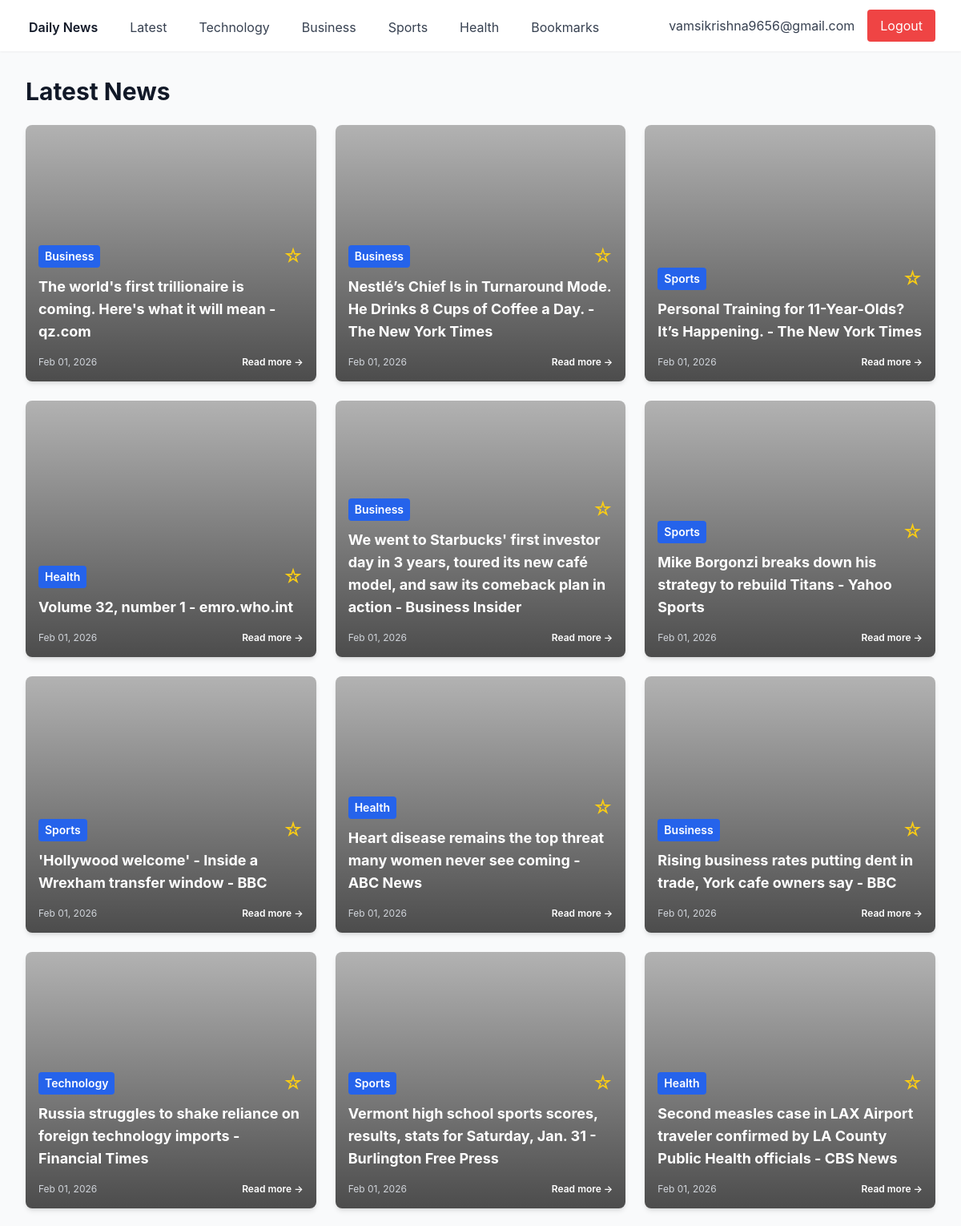
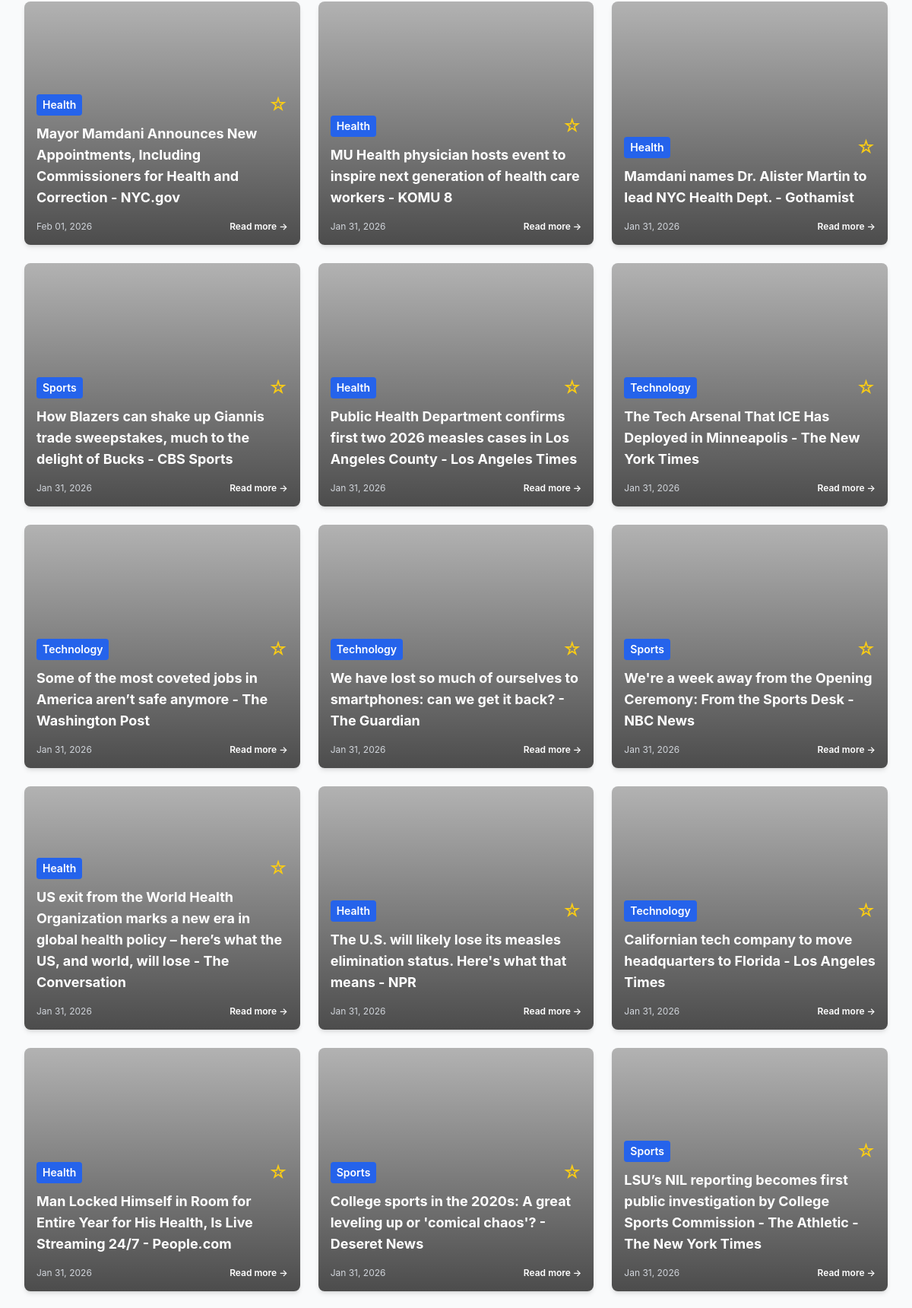
The page / (signed in, upper part) on the database its author committed (2 pictures, top to bottom).
### app/models.py (models this page shows)
class User(Base):
    __tablename__ = "users"
    id = Column(Integer, primary_key=True, index=True)
    email = Column(String, unique=True, index=True)
    password_hash = Column(String)
    created_at = Column(DateTime, default=datetime.utcnow)
    bookmarks = relationship("Bookmark", back_populates="user")

class Article(Base):
    __tablename__ = "articles"
    id = Column(Integer, primary_key=True, index=True)
    title = Column(String)
    summary = Column(Text)
    url = Column(String)
    image_url = Column(String, nullable=True)
    category = Column(String, index=True)
    published_at = Column(DateTime)
    bookmarks = relationship("Bookmark", back_populates="article")

### app/news/routes.py (the view)
@router.get("/", response_class=HTMLResponse)
async def index(request: Request, db: Session = Depends(get_db), current_user = Depends(get_current_user)):
    if not current_user:
        return RedirectResponse(url="/login")
    articles = db.query(Article).order_by(Article.published_at.desc()).limit(40).all()
    bookmarked_ids = set()
    if current_user:
        bookmarks = db.query(Bookmark).filter(Bookmark.user_id == current_user.id).all()
        bookmarked_ids = {b.article_id for b in bookmarks}
    return templates.TemplateResponse("index.html", {
        "request": request,
        "articles": articles,
        "current_user": current_user,
        "bookmarked_ids": bookmarked_ids,
        "category": "Latest"
    })

### templates/index.html (shortened to what this page needs)
{% extends "base.html" %}
{% block content %}
<h1 class="text-3xl font-bold text-gray-900 mb-6">{{ category }} News</h1>
{% if articles %}
<div class="grid grid-cols-1 md:grid-cols-2 lg:grid-cols-3 gap-6">
    {% for article in articles %}
    <div class="bg-white rounded-lg shadow-md overflow-hidden hover:shadow-lg transition">
        <div class="article-card-image" style="background-image: url('{{ article.image_url }}');">
            <div class="article-overlay">
                <div class="p-4">
                    <div class="flex items-center justify-between mb-2">
                        <span class="text-sm text-white font-semibold bg-blue-600 px-2 py-1 rounded">{{ article.category
                            }}</span>
                        <form method="POST" action="/bookmark/{{ article.id }}">
                            <button type="submit" class="text-yellow-400 hover:text-yellow-300 text-2xl">
                                {% if article.id in bookmarked_ids %}
                                ★
                                {% else %}
                                ☆
                                {% endif %}
                            </button>
                        </form>
                    </div>
                    <h2 class="text-lg font-bold text-white mb-4">
                        <a href="{{ article.url }}" target="_blank" class="hover:text-gray-200">
                            {{ article.title }}
                        </a>
                    </h2>
                    <div class="flex items-center justify-between text-xs text-gray-300">
                        <span>{{ article.published_at.strftime('%b %d, %Y') }}</span>
                        <a href="{{ article.url }}" target="_blank"
                            class="text-white hover:text-gray-200 font-semibold">
                            Read more →
                        </a>
                    </div>
                </div>
            </div>
        </div>
    </div>
    {% endfor %}
</div>
{% else %}
<div class="text-center py-12">
    <p class="text-gray-600 text-lg">No articles available yet. News will be fetched shortly.</p>
</div>
{% endif %}
{% endblock %}

### templates/base.html (shortened to what this page needs)
<!DOCTYPE html>
<html lang="en">
<head>
    <script src="https://cdn.tailwindcss.com"></script>
    <link rel="stylesheet" href="/static/styles.css">
</head>
<body class="bg-gray-50">
    {% if current_user %}
    <nav class="bg-white shadow-sm">
        <div class="max-w-7xl mx-auto px-4 sm:px-6 lg:px-8">
            <div class="flex justify-between h-16">
                <div class="flex space-x-8">
                    <a href="/" class="inline-flex items-center px-1 pt-1 text-gray-900 font-semibold">
                        Daily News
                    </a>
                    <a href="/" class="inline-flex items-center px-1 pt-1 text-gray-700 hover:text-gray-900">
                        Latest
                    </a>
                    <a href="/category/Technology" class="inline-flex items-center px-1 pt-1 text-gray-700 hover:text-gray-900">
                        Technology
                    </a>
                    <a href="/category/Business" class="inline-flex items-center px-1 pt-1 text-gray-700 hover:text-gray-900">
                        Business
                    </a>
                    <a href="/category/Sports" class="inline-flex items-center px-1 pt-1 text-gray-700 hover:text-gray-900">
                        Sports
                    </a>
                    <a href="/category/Health" class="inline-flex items-center px-1 pt-1 text-gray-700 hover:text-gray-900">
                        Health
                    </a>
                    <a href="/bookmarks" class="inline-flex items-center px-1 pt-1 text-gray-700 hover:text-gray-900">
                        Bookmarks
                    </a>
                </div>
                <div class="flex items-center">
                    <span class="text-gray-700 mr-4">{{ current_user.email }}</span>
                    <form method="POST" action="/logout">
                        <button type="submit" class="bg-red-500 text-white px-4 py-2 rounded hover:bg-red-600">
                            Logout
                        </button>
                    </form>
                </div>
            </div>
        </div>
    </nav>
    {% endif %}
    <main class="max-w-7xl mx-auto px-4 sm:px-6 lg:px-8 py-8">
        {% block content %}{% endblock %}
    </main>
</body>
</html>

### static/styles.css (style rules this page uses)
body { font-family: -apple-system, BlinkMacSystemFont, 'Segoe UI', Roboto, 'Helvetica Neue', Arial, sans-serif; }
a, button { transition: all 0.2s ease-in-out; }
.hover\:shadow-lg { transition: box-shadow 0.3s ease-in-out; }
.article-card-image { width: 100%; min-height: 320px; background-size: cover; background-position: center; background-repeat: no-repeat; position: relative; }
.article-overlay { position: absolute; top: 0; left: 0; right: 0; bottom: 0; background: linear-gradient(to bottom, rgba(0, 0, 0, 0.3) 0%, rgba(0, 0, 0, 0.7) 100%); display: flex; flex-direction: column; justify-content: flex-end; }

### rows shown on the page
User: email "vamsikrishna9656@gmail.com"
Article: category "Business", title "The world's first trillionaire is coming. Here's what it will mean - qz.com", published_at "Feb 01, 2026"
Article: category "Business", title "Nestlé’s Chief Is in Turnaround Mode. He Drinks 8 Cups of Coffee a Day. - The New York Times", published_at "Feb 01, 2026"
Article: category "Sports", title "Personal Training for 11-Year-Olds? It’s Happening. - The New York Times", published_at "Feb 01, 2026"
Article: category "Health", title "Volume 32, number 1 - emro.who.int", published_at "Feb 01, 2026"
Article: category "Business", title "We went to Starbucks' first investor day in 3 years, toured its new café model, and saw its comeback plan in action - Business Insider", published_at "Feb 01, 2026"
Article: category "Sports", title "Mike Borgonzi breaks down his strategy to rebuild Titans - Yahoo Sports", published_at "Feb 01, 2026"
Article: category "Sports", title "'Hollywood welcome' - Inside a Wrexham transfer window - BBC", published_at "Feb 01, 2026"
Article: category "Health", title "Heart disease remains the top threat many women never see coming - ABC News", published_at "Feb 01, 2026"
Article: category "Business", title "Rising business rates putting dent in trade, York cafe owners say - BBC", published_at "Feb 01, 2026"
Article: category "Technology", title "Russia struggles to shake reliance on foreign technology imports - Financial Times", published_at "Feb 01, 2026"
Article: category "Sports", title "Vermont high school sports scores, results, stats for Saturday, Jan. 31 - Burlington Free Press", published_at "Feb 01, 2026"
Article: category "Health", title "Second measles case in LAX Airport traveler confirmed by LA County Public Health officials - CBS News", published_at "Feb 01, 2026"
Article: category "Health", title "Mayor Mamdani Announces New Appointments, Including Commissioners for Health and Correction - NYC.gov", published_at "Feb 01, 2026"
Article: category "Health", title "MU Health physician hosts event to inspire next generation of health care workers - KOMU 8", published_at "Jan 31, 2026"
Article: category "Health", title "Mamdani names Dr. Alister Martin to lead NYC Health Dept. - Gothamist", published_at "Jan 31, 2026"
Article: category "Sports", title "How Blazers can shake up Giannis trade sweepstakes, much to the delight of Bucks - CBS Sports", published_at "Jan 31, 2026"
Article: category "Health", title "Public Health Department confirms first two 2026 measles cases in Los Angeles County - Los Angeles Times", published_at "Jan 31, 2026"
Article: category "Technology", title "The Tech Arsenal That ICE Has Deployed in Minneapolis - The New York Times", published_at "Jan 31, 2026"
Article: category "Technology", title "Some of the most coveted jobs in America aren’t safe anymore - The Washington Post", published_at "Jan 31, 2026"
Article: category "Technology", title "We have lost so much of ourselves to smartphones: can we get it back? - The Guardian", published_at "Jan 31, 2026"
Article: category "Sports", title "We're a week away from the Opening Ceremony: From the Sports Desk - NBC News", published_at "Jan 31, 2026"
Article: category "Health", title "US exit from the World Health Organization marks a new era in global health policy – here’s what the US, and world, will lose - The Conversation", published_at "Jan 31, 2026"
Article: category "Health", title "The U.S. will likely lose its measles elimination status. Here's what that means - NPR", published_at "Jan 31, 2026"
Article: category "Technology", title "Californian tech company to move headquarters to Florida - Los Angeles Times", published_at "Jan 31, 2026"
Article: category "Health", title "Man Locked Himself in Room for Entire Year for His Health, Is Live Streaming 24/7 - People.com", published_at "Jan 31, 2026"
Article: category "Sports", title "College sports in the 2020s: A great leveling up or 'comical chaos'? - Deseret News", published_at "Jan 31, 2026"
Article: category "Sports", title "LSU’s NIL reporting becomes first public investigation by College Sports Commission - The Athletic - The New York Times", published_at "Jan 31, 2026"

### other values the page prints
{{ category }} "Latest"
